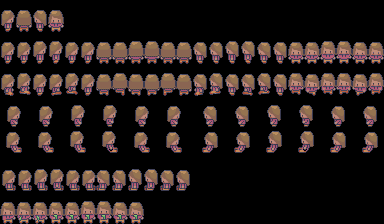

This game map was drawn from its Tiled (.tmx) file and the tilesets committed beside it. A one-line description and the full map source follow:
An orthogonal 24x14 tile map with 16x16 px tiles, 1 tile layer (Tile Layer 1).

<map version="1.10" tiledversion="1.10.2" orientation="orthogonal" renderorder="right-down" width="24" height="14" tilewidth="16" tileheight="16" infinite="0" nextlayerid="2" nextobjectid="1">
 <tileset firstgid="1" source="../Amelia_16x16.tsx" />
 <layer id="1" name="Tile Layer 1" width="24" height="14">
  <data encoding="csv">
1,2,3,4,5,6,7,8,9,10,11,12,13,14,15,16,17,18,19,20,21,22,23,24,
25,26,27,28,29,30,31,32,33,34,35,36,37,38,39,40,41,42,43,44,45,46,47,48,
49,50,51,52,53,54,55,56,57,58,59,60,61,62,63,64,65,66,67,68,69,70,71,72,
73,74,75,76,77,78,79,80,81,82,83,84,85,86,87,88,89,90,91,92,93,94,95,96,
97,98,99,100,101,102,103,104,105,106,107,108,109,110,111,112,113,114,115,116,117,118,119,120,
121,122,123,124,125,126,127,128,129,130,131,132,133,134,135,136,137,138,139,140,141,142,143,144,
145,146,147,148,149,150,151,152,153,154,155,156,157,158,159,160,161,162,163,164,165,166,167,168,
169,170,171,172,173,174,175,176,177,178,179,180,181,182,183,184,185,186,187,188,189,190,191,192,
193,194,195,196,197,198,199,200,201,202,203,204,205,206,207,208,209,210,211,212,213,214,215,216,
217,218,219,220,221,222,223,224,225,226,227,228,229,230,231,232,233,234,235,236,237,238,239,240,
241,242,243,244,245,246,247,248,249,250,251,252,253,254,255,256,257,258,259,260,261,262,263,264,
265,266,267,268,269,270,271,272,273,274,275,276,277,278,279,280,281,282,283,284,285,286,287,288,
289,290,291,292,293,294,295,296,297,298,299,300,301,302,303,304,305,306,307,308,309,310,311,312,
313,314,315,316,317,318,319,320,321,322,323,324,325,326,327,328,329,330,331,332,333,334,335,336
</data>
 </layer>
</map>
